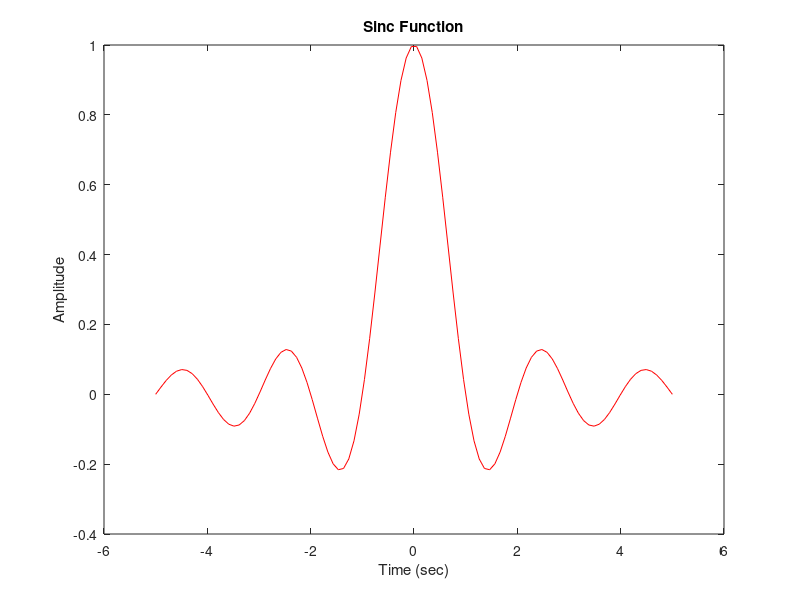

The MATLAB script that drew this image:
t = linspace(-5,5);
y = sinc(t);
plot(t,y,'Color','r');
xlabel('Time (sec)');
ylabel('Amplitude');
title('Sinc Function')